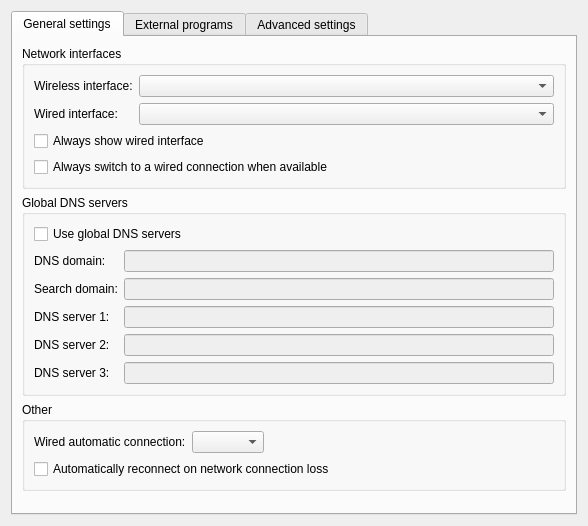
<?xml version="1.0" encoding="UTF-8"?>
<ui version="4.0">
 <class>WicdKcmWidget</class>
 <widget class="QWidget" name="WicdKcmWidget">
  <property name="geometry">
   <rect>
    <x>0</x>
    <y>0</y>
    <width>588</width>
    <height>526</height>
   </rect>
  </property>
  <property name="windowTitle">
   <string/>
  </property>
  <layout class="QVBoxLayout" name="verticalLayout">
   <item>
    <widget class="KTabWidget" name="ktabwidget">
     <property name="tabShape">
      <enum>QTabWidget::Rounded</enum>
     </property>
     <property name="currentIndex">
      <number>0</number>
     </property>
     <widget class="QWidget" name="tab">
      <attribute name="title">
       <string>General settings</string>
      </attribute>
      <layout class="QVBoxLayout" name="verticalLayout_2">
       <item>
        <widget class="QGroupBox" name="groupBox">
         <property name="title">
          <string>Network interfaces</string>
         </property>
         <layout class="QVBoxLayout" name="verticalLayout_4">
          <item>
           <layout class="QFormLayout" name="formLayout_7">
            <property name="labelAlignment">
             <set>Qt::AlignLeading|Qt::AlignLeft|Qt::AlignVCenter</set>
            </property>
            <item row="1" column="0">
             <widget class="QLabel" name="label">
              <property name="text">
               <string>Wireless interface:</string>
              </property>
             </widget>
            </item>
            <item row="2" column="0">
             <widget class="QLabel" name="label_2">
              <property name="text">
               <string>Wired interface:</string>
              </property>
             </widget>
            </item>
            <item row="2" column="1">
             <widget class="KComboBox" name="wiredBox">
              <property name="sizePolicy">
               <sizepolicy hsizetype="Preferred" vsizetype="Preferred">
                <horstretch>0</horstretch>
                <verstretch>0</verstretch>
               </sizepolicy>
              </property>
              <property name="minimumSize">
               <size>
                <width>100</width>
                <height>0</height>
               </size>
              </property>
             </widget>
            </item>
            <item row="1" column="1">
             <widget class="KComboBox" name="wirelessBox">
              <property name="sizePolicy">
               <sizepolicy hsizetype="Preferred" vsizetype="Preferred">
                <horstretch>0</horstretch>
                <verstretch>0</verstretch>
               </sizepolicy>
              </property>
              <property name="minimumSize">
               <size>
                <width>100</width>
                <height>0</height>
               </size>
              </property>
              <property name="frame">
               <bool>true</bool>
              </property>
             </widget>
            </item>
           </layout>
          </item>
          <item>
           <widget class="QCheckBox" name="showWiredBox">
            <property name="text">
             <string>Always show wired interface</string>
            </property>
           </widget>
          </item>
          <item>
           <widget class="QCheckBox" name="swithcWiredBox">
            <property name="text">
             <string>Always switch to a wired connection when available</string>
            </property>
           </widget>
          </item>
         </layout>
        </widget>
       </item>
       <item>
        <widget class="QGroupBox" name="groupBox_2">
         <property name="title">
          <string>Global DNS servers</string>
         </property>
         <layout class="QVBoxLayout" name="verticalLayout_5">
          <item>
           <widget class="QCheckBox" name="useDNSBox">
            <property name="text">
             <string>Use global DNS servers</string>
            </property>
           </widget>
          </item>
          <item>
           <layout class="QFormLayout" name="formLayout_2">
            <property name="fieldGrowthPolicy">
             <enum>QFormLayout::ExpandingFieldsGrow</enum>
            </property>
            <property name="labelAlignment">
             <set>Qt::AlignLeading|Qt::AlignLeft|Qt::AlignVCenter</set>
            </property>
            <item row="1" column="0">
             <widget class="QLabel" name="label_3">
              <property name="text">
               <string>DNS domain:</string>
              </property>
             </widget>
            </item>
            <item row="1" column="1">
             <widget class="KLineEdit" name="domainEdit">
              <property name="enabled">
               <bool>false</bool>
              </property>
             </widget>
            </item>
            <item row="2" column="0">
             <widget class="QLabel" name="label_4">
              <property name="text">
               <string>Search domain:</string>
              </property>
             </widget>
            </item>
            <item row="2" column="1">
             <widget class="KLineEdit" name="searchDomainEdit">
              <property name="enabled">
               <bool>false</bool>
              </property>
             </widget>
            </item>
            <item row="3" column="0">
             <widget class="QLabel" name="label_5">
              <property name="text">
               <string>DNS server 1:</string>
              </property>
             </widget>
            </item>
            <item row="3" column="1">
             <widget class="KLineEdit" name="server1Edit">
              <property name="enabled">
               <bool>false</bool>
              </property>
             </widget>
            </item>
            <item row="4" column="0">
             <widget class="QLabel" name="label_6">
              <property name="text">
               <string>DNS server 2:</string>
              </property>
             </widget>
            </item>
            <item row="4" column="1">
             <widget class="KLineEdit" name="server2Edit">
              <property name="enabled">
               <bool>false</bool>
              </property>
             </widget>
            </item>
            <item row="5" column="0">
             <widget class="QLabel" name="label_7">
              <property name="text">
               <string>DNS server 3:</string>
              </property>
             </widget>
            </item>
            <item row="5" column="1">
             <widget class="KLineEdit" name="server3Edit">
              <property name="enabled">
               <bool>false</bool>
              </property>
             </widget>
            </item>
           </layout>
          </item>
         </layout>
        </widget>
       </item>
       <item>
        <widget class="QGroupBox" name="groupBox_3">
         <property name="title">
          <string>Other</string>
         </property>
         <layout class="QVBoxLayout" name="verticalLayout_6">
          <item>
           <layout class="QHBoxLayout" name="horizontalLayout_8">
            <item>
             <widget class="QLabel" name="label_8">
              <property name="text">
               <string>Wired automatic connection:</string>
              </property>
             </widget>
            </item>
            <item>
             <widget class="KComboBox" name="automaticWiredBox"/>
            </item>
            <item>
             <spacer name="horizontalSpacer">
              <property name="orientation">
               <enum>Qt::Horizontal</enum>
              </property>
              <property name="sizeHint" stdset="0">
               <size>
                <width>40</width>
                <height>20</height>
               </size>
              </property>
             </spacer>
            </item>
           </layout>
          </item>
          <item>
           <widget class="QCheckBox" name="reconnectBox">
            <property name="text">
             <string>Automatically reconnect on network connection loss</string>
            </property>
           </widget>
          </item>
         </layout>
        </widget>
       </item>
       <item>
        <spacer name="verticalSpacer_2">
         <property name="orientation">
          <enum>Qt::Vertical</enum>
         </property>
         <property name="sizeHint" stdset="0">
          <size>
           <width>20</width>
           <height>40</height>
          </size>
         </property>
        </spacer>
       </item>
      </layout>
     </widget>
     <widget class="QWidget" name="tab_3">
      <attribute name="title">
       <string>External programs</string>
      </attribute>
      <layout class="QVBoxLayout" name="verticalLayout_3">
       <item>
        <widget class="QGroupBox" name="groupBox_4">
         <property name="title">
          <string>Client settings</string>
         </property>
         <layout class="QVBoxLayout" name="verticalLayout_13">
          <item>
           <widget class="QCheckBox" name="tooltipsBox">
            <property name="text">
             <string>Show tooltips</string>
            </property>
           </widget>
          </item>
          <item>
           <widget class="QCheckBox" name="displayqualityBox">
            <property name="text">
             <string>Show signal strength</string>
            </property>
           </widget>
          </item>
          <item>
           <widget class="QCheckBox" name="autoscanBox">
            <property name="text">
             <string>Automatically scan on open</string>
            </property>
           </widget>
          </item>
         </layout>
        </widget>
       </item>
       <item>
        <widget class="QGroupBox" name="groupBox_6">
         <property name="title">
          <string>Other</string>
         </property>
         <layout class="QFormLayout" name="formLayout_3">
          <property name="labelAlignment">
           <set>Qt::AlignLeading|Qt::AlignLeft|Qt::AlignVCenter</set>
          </property>
          <item row="0" column="0">
           <widget class="QLabel" name="label_9">
            <property name="text">
             <string>DHCP client:</string>
            </property>
           </widget>
          </item>
          <item row="0" column="1">
           <widget class="KComboBox" name="dhcpBox"/>
          </item>
          <item row="1" column="0">
           <widget class="QLabel" name="label_10">
            <property name="text">
             <string>Wired link detection:</string>
            </property>
           </widget>
          </item>
          <item row="1" column="1">
           <widget class="KComboBox" name="wiredLinkBox"/>
          </item>
          <item row="2" column="0">
           <widget class="QLabel" name="label_11">
            <property name="text">
             <string>Route table flushing:</string>
            </property>
           </widget>
          </item>
          <item row="2" column="1">
           <widget class="KComboBox" name="routeBox"/>
          </item>
         </layout>
        </widget>
       </item>
       <item>
        <spacer name="verticalSpacer">
         <property name="orientation">
          <enum>Qt::Vertical</enum>
         </property>
         <property name="sizeHint" stdset="0">
          <size>
           <width>20</width>
           <height>40</height>
          </size>
         </property>
        </spacer>
       </item>
      </layout>
     </widget>
     <widget class="QWidget" name="tab_2">
      <attribute name="title">
       <string>Advanced settings</string>
      </attribute>
      <layout class="QVBoxLayout" name="verticalLayout_7">
       <item>
        <widget class="QGroupBox" name="groupBox_5">
         <property name="title">
          <string>Miscellaneous</string>
         </property>
         <layout class="QFormLayout" name="formLayout">
          <property name="fieldGrowthPolicy">
           <enum>QFormLayout::ExpandingFieldsGrow</enum>
          </property>
          <property name="labelAlignment">
           <set>Qt::AlignLeading|Qt::AlignLeft|Qt::AlignVCenter</set>
          </property>
          <item row="0" column="0">
           <widget class="QLabel" name="label_15">
            <property name="minimumSize">
             <size>
              <width>80</width>
              <height>0</height>
             </size>
            </property>
            <property name="text">
             <string>WPA Supplicant driver:</string>
            </property>
            <property name="alignment">
             <set>Qt::AlignLeading|Qt::AlignLeft|Qt::AlignVCenter</set>
            </property>
           </widget>
          </item>
          <item row="0" column="1">
           <widget class="KComboBox" name="wpaSupplicantBox">
            <property name="minimumSize">
             <size>
              <width>120</width>
              <height>0</height>
             </size>
            </property>
           </widget>
          </item>
          <item row="1" column="0">
           <widget class="QLabel" name="label_16">
            <property name="minimumSize">
             <size>
              <width>80</width>
              <height>0</height>
             </size>
            </property>
            <property name="text">
             <string>Backend:</string>
            </property>
            <property name="alignment">
             <set>Qt::AlignLeading|Qt::AlignLeft|Qt::AlignVCenter</set>
            </property>
           </widget>
          </item>
          <item row="1" column="1">
           <widget class="KComboBox" name="backendBox">
            <property name="minimumSize">
             <size>
              <width>120</width>
              <height>0</height>
             </size>
            </property>
           </widget>
          </item>
         </layout>
        </widget>
       </item>
       <item>
        <widget class="QGroupBox" name="groupBox_7">
         <property name="title">
          <string>Debugging</string>
         </property>
         <layout class="QVBoxLayout" name="verticalLayout_10">
          <item>
           <widget class="QCheckBox" name="debugBox">
            <property name="text">
             <string>Enable debug mode</string>
            </property>
           </widget>
          </item>
         </layout>
        </widget>
       </item>
       <item>
        <widget class="QGroupBox" name="groupBox_8">
         <property name="title">
          <string>Wireless interface</string>
         </property>
         <layout class="QVBoxLayout" name="verticalLayout_11">
          <item>
           <widget class="QCheckBox" name="dbmBox">
            <property name="text">
             <string>Use dBm to measure signal strength</string>
            </property>
           </widget>
          </item>
          <item>
           <widget class="QCheckBox" name="checkBox">
            <property name="text">
             <string>Ping static gateways after connecting to verify association</string>
            </property>
           </widget>
          </item>
         </layout>
        </widget>
       </item>
       <item>
        <spacer name="verticalSpacer_3">
         <property name="orientation">
          <enum>Qt::Vertical</enum>
         </property>
         <property name="sizeHint" stdset="0">
          <size>
           <width>20</width>
           <height>40</height>
          </size>
         </property>
        </spacer>
       </item>
      </layout>
     </widget>
    </widget>
   </item>
  </layout>
 </widget>
 <customwidgets>
  <customwidget>
   <class>KLineEdit</class>
   <extends>QLineEdit</extends>
   <header>klineedit.h</header>
  </customwidget>
  <customwidget>
   <class>KComboBox</class>
   <extends>QComboBox</extends>
   <header>kcombobox.h</header>
  </customwidget>
  <customwidget>
   <class>KTabWidget</class>
   <extends>QTabWidget</extends>
   <header>ktabwidget.h</header>
   <container>1</container>
  </customwidget>
 </customwidgets>
 <resources/>
 <connections>
  <connection>
   <sender>useDNSBox</sender>
   <signal>toggled(bool)</signal>
   <receiver>domainEdit</receiver>
   <slot>setEnabled(bool)</slot>
   <hints>
    <hint type="sourcelabel">
     <x>293</x>
     <y>225</y>
    </hint>
    <hint type="destinationlabel">
     <x>331</x>
     <y>252</y>
    </hint>
   </hints>
  </connection>
  <connection>
   <sender>useDNSBox</sender>
   <signal>toggled(bool)</signal>
   <receiver>searchDomainEdit</receiver>
   <slot>setEnabled(bool)</slot>
   <hints>
    <hint type="sourcelabel">
     <x>293</x>
     <y>225</y>
    </hint>
    <hint type="destinationlabel">
     <x>331</x>
     <y>280</y>
    </hint>
   </hints>
  </connection>
  <connection>
   <sender>useDNSBox</sender>
   <signal>toggled(bool)</signal>
   <receiver>server1Edit</receiver>
   <slot>setEnabled(bool)</slot>
   <hints>
    <hint type="sourcelabel">
     <x>293</x>
     <y>225</y>
    </hint>
    <hint type="destinationlabel">
     <x>331</x>
     <y>308</y>
    </hint>
   </hints>
  </connection>
  <connection>
   <sender>useDNSBox</sender>
   <signal>toggled(bool)</signal>
   <receiver>server2Edit</receiver>
   <slot>setEnabled(bool)</slot>
   <hints>
    <hint type="sourcelabel">
     <x>293</x>
     <y>225</y>
    </hint>
    <hint type="destinationlabel">
     <x>331</x>
     <y>336</y>
    </hint>
   </hints>
  </connection>
  <connection>
   <sender>useDNSBox</sender>
   <signal>toggled(bool)</signal>
   <receiver>server3Edit</receiver>
   <slot>setEnabled(bool)</slot>
   <hints>
    <hint type="sourcelabel">
     <x>293</x>
     <y>225</y>
    </hint>
    <hint type="destinationlabel">
     <x>331</x>
     <y>364</y>
    </hint>
   </hints>
  </connection>
 </connections>
</ui>
